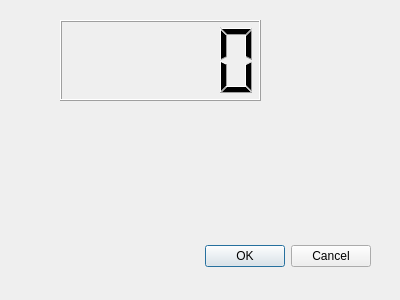
<?xml version="1.0" encoding="UTF-8"?>
<ui version="4.0">
 <class>Dialog</class>
 <widget class="QDialog" name="Dialog">
  <property name="geometry">
   <rect>
    <x>0</x>
    <y>0</y>
    <width>400</width>
    <height>300</height>
   </rect>
  </property>
  <property name="windowTitle">
   <string>Dialog</string>
  </property>
  <widget class="QDialogButtonBox" name="buttonBox">
   <property name="geometry">
    <rect>
     <x>30</x>
     <y>240</y>
     <width>341</width>
     <height>32</height>
    </rect>
   </property>
   <property name="orientation">
    <enum>Qt::Horizontal</enum>
   </property>
   <property name="standardButtons">
    <set>QDialogButtonBox::Cancel|QDialogButtonBox::Ok</set>
   </property>
  </widget>
  <widget class="QLCDNumber" name="lcdNumber">
   <property name="geometry">
    <rect>
     <x>60</x>
     <y>20</y>
     <width>201</width>
     <height>81</height>
    </rect>
   </property>
  </widget>
 </widget>
 <resources/>
 <connections>
  <connection>
   <sender>buttonBox</sender>
   <signal>accepted()</signal>
   <receiver>Dialog</receiver>
   <slot>accept()</slot>
   <hints>
    <hint type="sourcelabel">
     <x>248</x>
     <y>254</y>
    </hint>
    <hint type="destinationlabel">
     <x>157</x>
     <y>274</y>
    </hint>
   </hints>
  </connection>
  <connection>
   <sender>buttonBox</sender>
   <signal>rejected()</signal>
   <receiver>Dialog</receiver>
   <slot>reject()</slot>
   <hints>
    <hint type="sourcelabel">
     <x>316</x>
     <y>260</y>
    </hint>
    <hint type="destinationlabel">
     <x>286</x>
     <y>274</y>
    </hint>
   </hints>
  </connection>
 </connections>
</ui>
